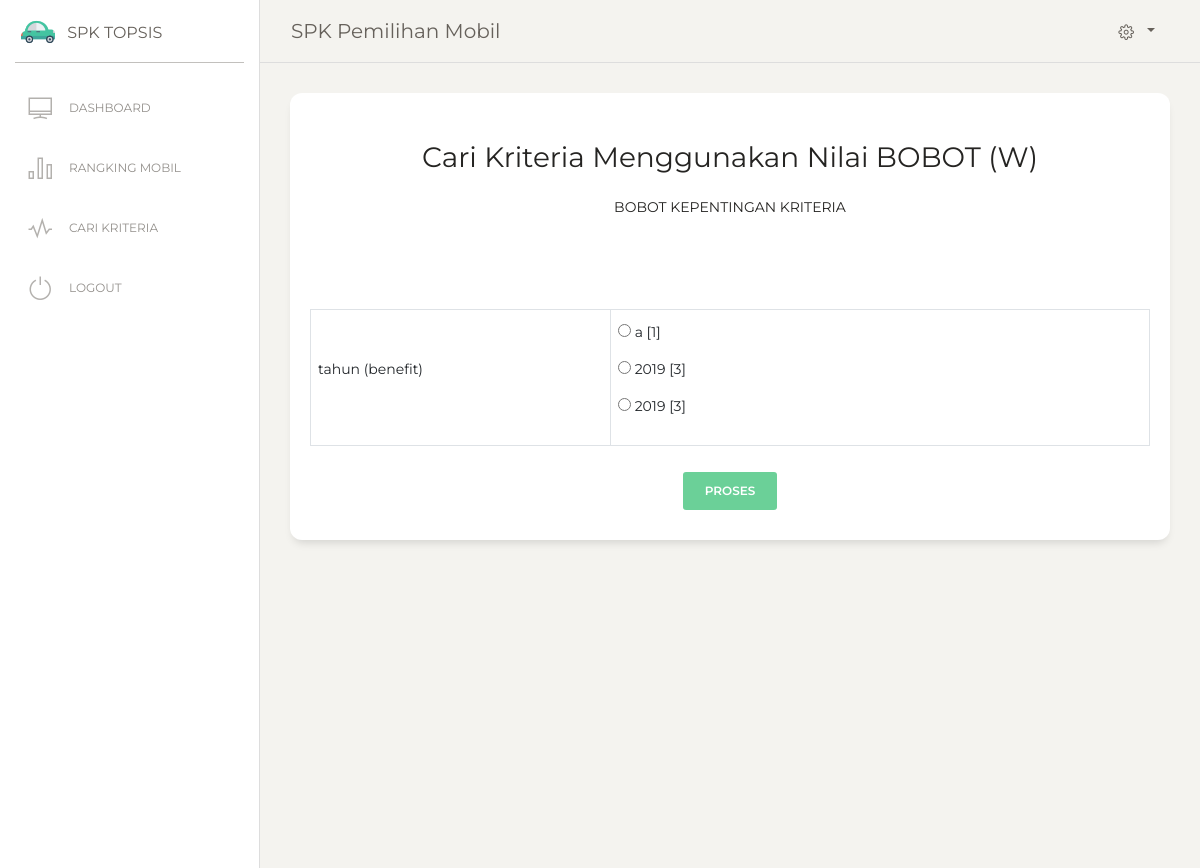
The page /hitungtopsis.php (signed in) on the database as committed earlier.
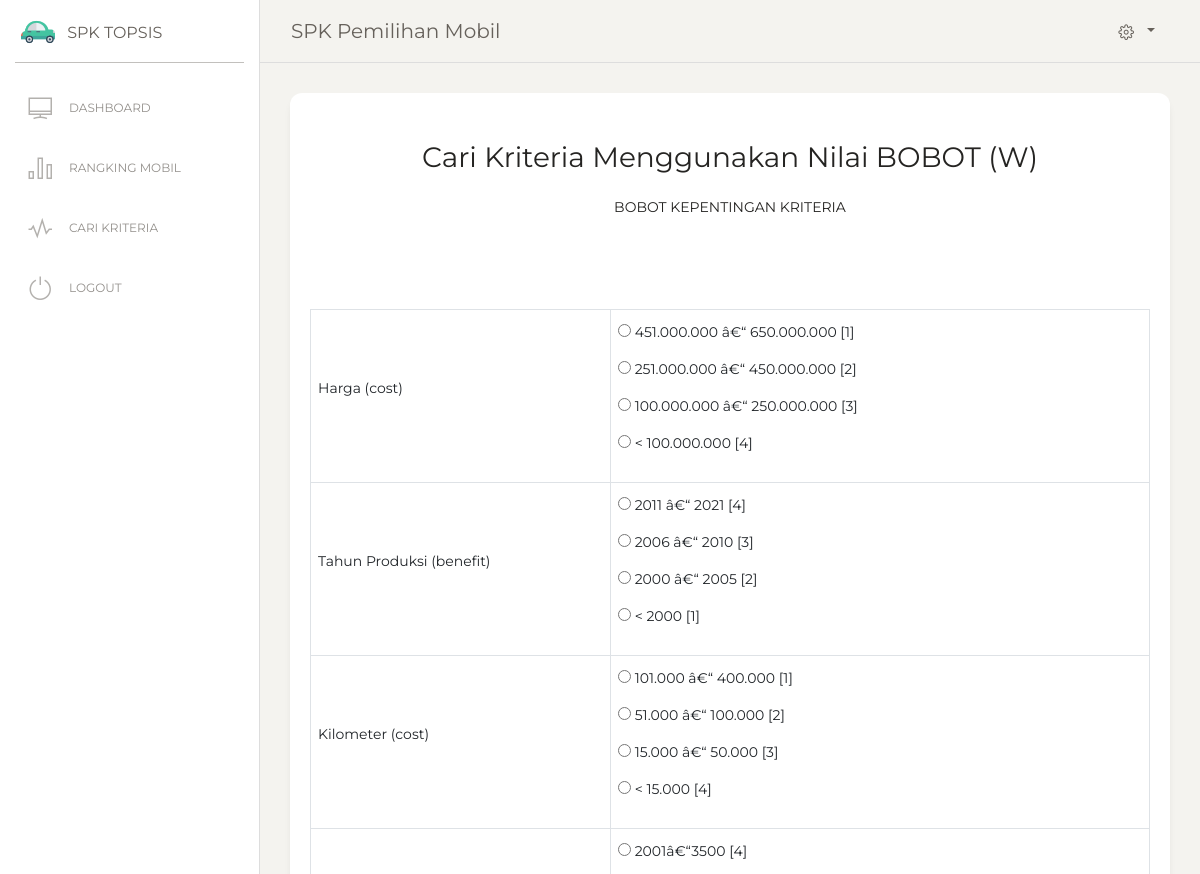
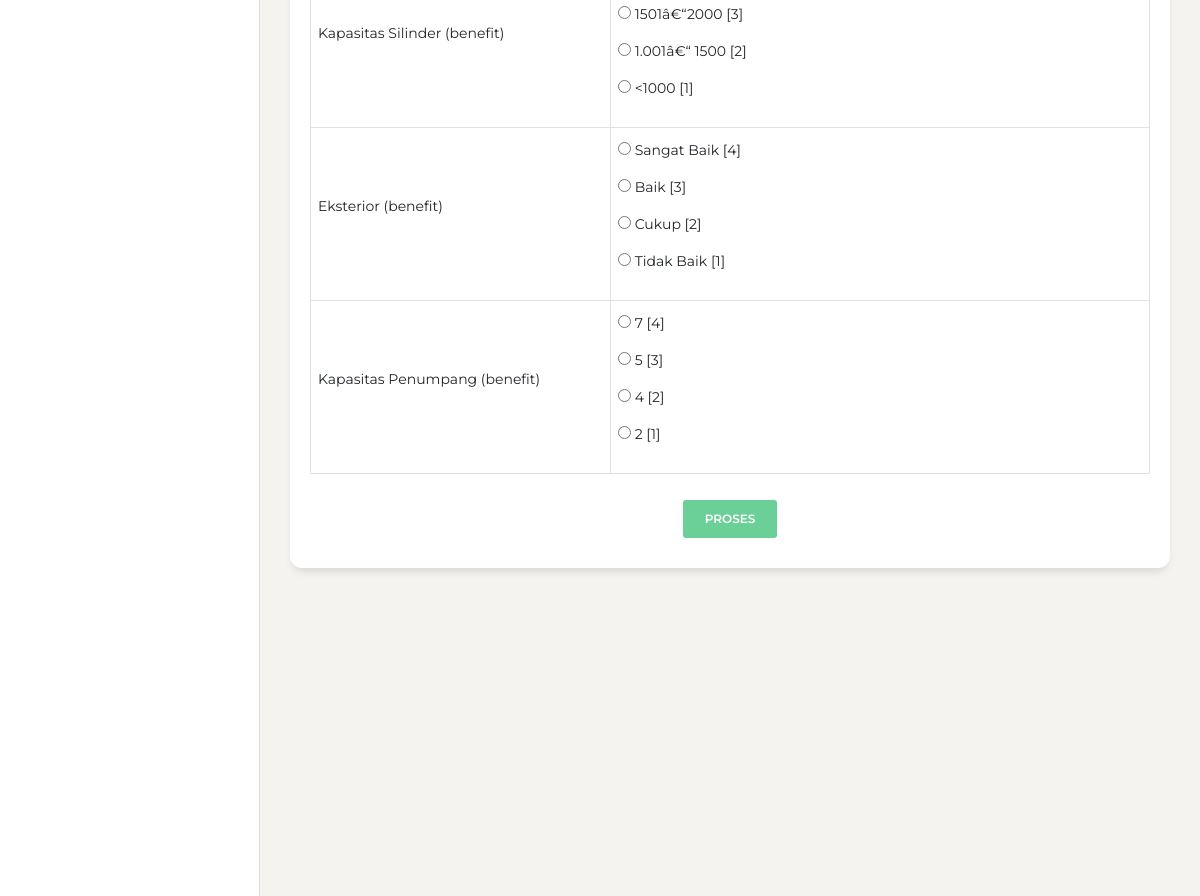
The same page on the database as committed later (2 pictures, top to bottom).
### tables this page shows
CREATE TABLE IF NOT EXISTS `tb_kriteria` (
  `id_kriteria` int(11) NOT NULL AUTO_INCREMENT,
  `atribut` varchar(50) NOT NULL,
  `bobot_nilai` varchar(50) NOT NULL,
  `nama_kriteria` varchar(50) NOT NULL,
  PRIMARY KEY (`id_kriteria`)
);

CREATE TABLE IF NOT EXISTS `tb_nilai_kriteria` (
  `id_tkriteria` int(11) NOT NULL AUTO_INCREMENT,
  `id_kriteria` int(11) NOT NULL,
  `keterangan` varchar(100) NOT NULL,
  `nkriteria` varchar(15) NOT NULL,
  PRIMARY KEY (`id_tkriteria`)
);

### hitungtopsis.php (the view, shortened to what this page needs)
<?php
include 'header.php';
include 'menu.php';
?>
<div class="content">
  <div class="row">
    <div class="col-md-12">
        <div style="margin-bottom: 250px" class="card">
          <div class="card-header ">
            <h3 style="margin-bottom: 20px; margin-top: 30px" class="card-title">
            <center>Cari Kriteria Menggunakan Nilai BOBOT (W)</h3>
          </div>
          <p style="margin-bottom: 50px" align="center">
            BOBOT KEPENTINGAN KRITERIA
          </p>
          <div style="padding: 20px">
          <?php
        if (!isset($_POST['button']))
        {
        ?>
                        <form name="form1" data-toggle="validator" role="form" method="post" action=""><br>
                          <div class="row">
                            <div class="col-sm-12">
        <table class="table table-bordered">
            <?php
            $q = mysql_query("select * from tb_kriteria ORDER BY id_kriteria");
            while ($r = mysql_fetch_array($q)) {
            ?>
            <tr>
              <td width="300px">
                <p>
                  <?= $r['nama_kriteria']; ?> (<?php echo $r['atribut']; ?>)
                </p>
              </td>
              <td>
                  <?php
                    $querykriteria = mysql_query("SELECT * FROM tb_kriteria,tb_nilai_kriteria WHERE tb_kriteria.id_kriteria = tb_nilai_kriteria.id_kriteria AND tb_nilai_kriteria.id_kriteria='$r[id_kriteria]'");
                    while ($datakriteria = mysql_fetch_array($querykriteria))
                    {
                  ?>
                  <p><input type='radio' name='kepentingan<?php echo $datakriteria['id_kriteria']; ?>' value='<?php echo $datakriteria['nkriteria']; ?>' required/>
                    <?php echo $datakriteria['keterangan']; ?> [<?php echo $datakriteria['nkriteria']; ?>]
                  </p>
                  <?php } ?>
              </td>
            </tr>
            <?php } ?>
        </table>
        <center><input class="btn btn-success" type="submit" name="button" value="Proses">
                            </div>
                          </div>
                        </form>
                        <?php
        }
        ?>
      </div>
      </div>
    </div>
  </div>
</div>
<?php
include 'footer.php';
 ?>

Rows that differ between the two databases and show on the page:
added tb_kriteria: nama_kriteria "Harga", atribut "cost", tb_nilai_kriteria (keterangan "451.000.000 â€“ 650.000.000", nkriteria "1"), tb_nilai_kriteria (keterangan "251.000.000 â€“ 450.000.000", nkriteria "2"), tb_nilai_kriteria (keterangan "100.000.000 â€“ 250.000.000", nkriteria "3")
added tb_nilai_kriteria: keterangan "< 100.000.000", nkriteria "4", shown under "Harga"
added tb_kriteria: nama_kriteria "Tahun Produksi", atribut "benefit"
added tb_nilai_kriteria: keterangan "2011 â€“ 2021", nkriteria "4", shown under "Tahun Produksi"
added tb_nilai_kriteria: keterangan "2006 â€“ 2010", nkriteria "3", shown under "Tahun Produksi"
added tb_nilai_kriteria: keterangan "2000 â€“ 2005", nkriteria "2", shown under "Tahun Produksi"
added tb_nilai_kriteria: keterangan "< 2000", nkriteria "1", shown under "Tahun Produksi"
added tb_kriteria: nama_kriteria "Kilometer", atribut "cost"
added tb_nilai_kriteria: keterangan "101.000 â€“ 400.000", nkriteria "1", shown under "Kilometer"
added tb_nilai_kriteria: keterangan "51.000 â€“ 100.000", nkriteria "2", shown under "Kilometer"
added tb_nilai_kriteria: keterangan "15.000 â€“ 50.000", nkriteria "3", shown under "Kilometer"
added tb_nilai_kriteria: keterangan "< 15.000", nkriteria "4", shown under "Kilometer"
added tb_kriteria: nama_kriteria "Kapasitas Silinder", atribut "benefit"
added tb_nilai_kriteria: keterangan "2001â€“3500", nkriteria "4", shown under "Kapasitas Silinder"
added tb_nilai_kriteria: keterangan "1501â€“2000", nkriteria "3", shown under "Kapasitas Silinder"
added tb_nilai_kriteria: keterangan "1.001â€“ 1500", nkriteria "2", shown under "Kapasitas Silinder"
added tb_nilai_kriteria: keterangan "<1000", nkriteria "1", shown under "Kapasitas Silinder"
added tb_kriteria: nama_kriteria "Eksterior", atribut "benefit"
added tb_nilai_kriteria: keterangan "Sangat Baik", nkriteria "4", shown under "Eksterior"
added tb_nilai_kriteria: keterangan "Baik", nkriteria "3", shown under "Eksterior"
added tb_nilai_kriteria: keterangan "Cukup", nkriteria "2", shown under "Eksterior"
added tb_nilai_kriteria: keterangan "Tidak Baik", nkriteria "1", shown under "Eksterior"
changed tb_kriteria: nama_kriteria "tahun" → "Kapasitas Penumpang"; loses tb_nilai_kriteria (keterangan "a", nkriteria "1"); loses tb_nilai_kriteria (keterangan "2019", nkriteria "3")
added tb_nilai_kriteria: keterangan "7", nkriteria "4", shown under tb_kriteria "Kapasitas Penumpang"
added tb_nilai_kriteria: keterangan "5", nkriteria "3", shown under tb_kriteria "Kapasitas Penumpang"
added tb_nilai_kriteria: keterangan "4", nkriteria "2", shown under tb_kriteria "Kapasitas Penumpang"
added tb_nilai_kriteria: keterangan "2", nkriteria "1", shown under tb_kriteria "Kapasitas Penumpang"
